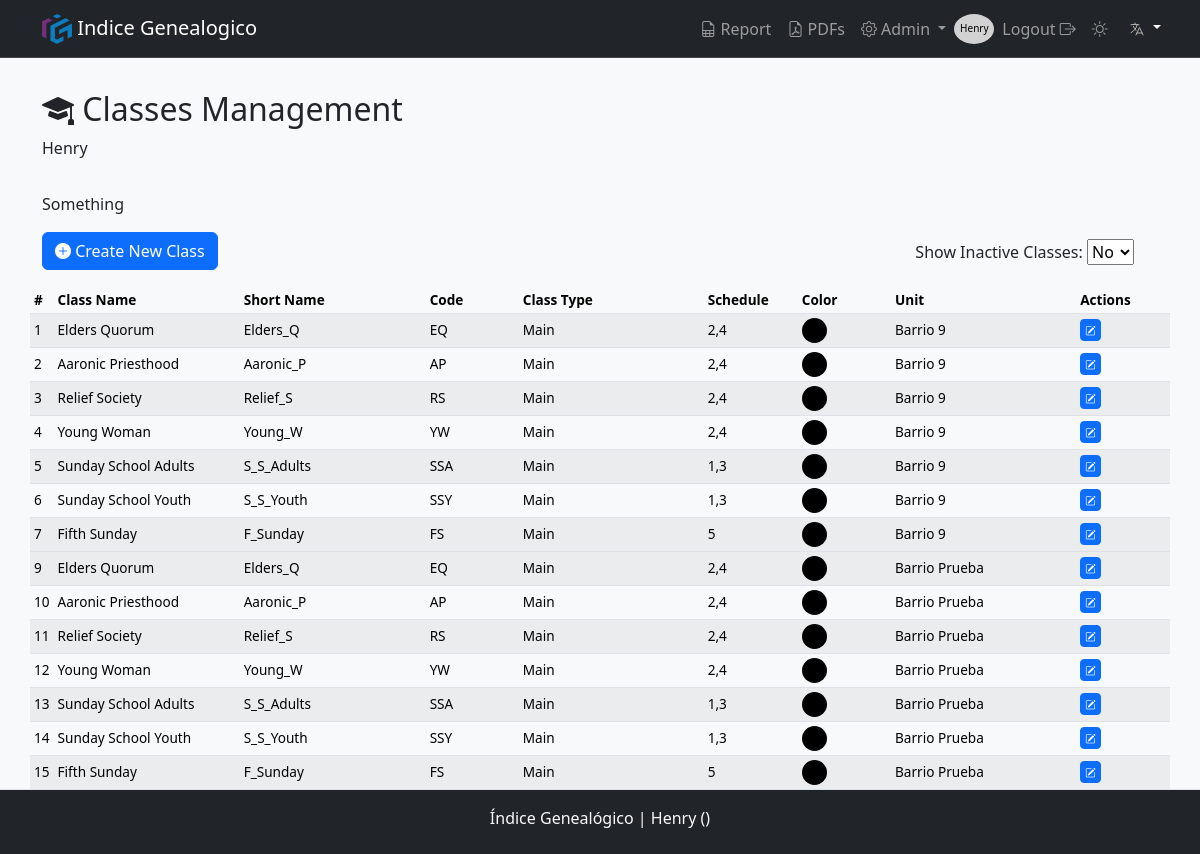
The page /classes (signed in) on the database as committed earlier.
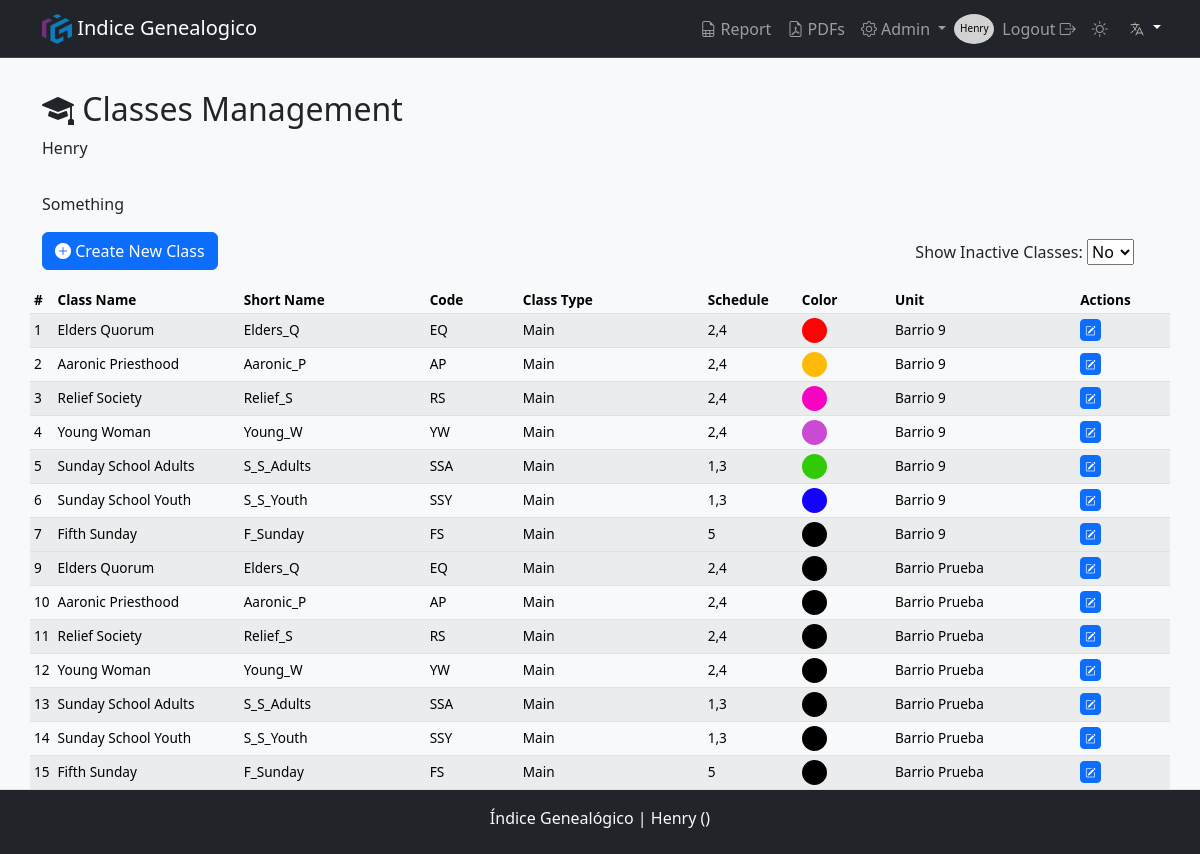
The same page on the database as committed later.
### models.py (models this page shows, shortened)
class User(db.Model, UserMixin):
    __tablename__ = 'users'
    id                = db.Column(db.Integer, primary_key=True)
    username          = db.Column(db.String(80), nullable=False, unique=True)
    email             = db.Column(db.String(120), unique=True)
    name              = db.Column(db.String(20), nullable=False)
    lastname          = db.Column(db.String(20), nullable=False)
    password_hash     = db.Column(db.String(128), nullable=False)
    role              = db.Column(db.String(10), nullable=False, default='User')  # Puede ser 'Owner', 'Admin', 'User'
    is_active         = db.Column(db.Boolean, default=True)
    meeting_center_id = db.Column(db.Integer, db.ForeignKey('meeting_center.id'), nullable=False)  # Clave foránea
    organization_id   = db.Column(db.Integer, db.ForeignKey('organization.id'), nullable=False)  # Clave foránea

class Classes(db.Model):
    __tablename__     = 'classes'
    id                = db.Column(db.Integer, primary_key=True)
    class_name        = db.Column(db.String(50), nullable=False)
    short_name        = db.Column(db.String(20), nullable=False)
    class_code        = db.Column(db.String(10), nullable=False)
    class_type        = db.Column(db.String(10), nullable=False, default='Extra')
    schedule          = db.Column(db.String(10), nullable=True)
    is_active         = db.Column(db.Boolean, nullable=False, default=True)
    class_color       = db.Column(db.String(7), nullable=True, default="#000000")
    meeting_center_id = db.Column(db.Integer, db.ForeignKey('meeting_center.id'), nullable=False)
    attendances       = db.relationship('Attendance', backref=db.backref('classes', lazy=True), cascade="all, delete-orphan")
    __table_args__    = (
        UniqueConstraint('class_code', 'meeting_center_id', name='uq_class_code_meeting_center'),
        UniqueConstraint('class_name', 'meeting_center_id', name='uq_class_name_meeting_center'),
        UniqueConstraint('short_name', 'meeting_center_id', name='uq_short_name_meeting_center'),
    )
    def delete(self):
        if self.attendances:
            raise ValueError(_('Cannot delete a class with registered attendance.'))
        db.session.delete(self)

class MeetingCenter(db.Model):
    __tablename__ = 'meeting_center'
    id                 = db.Column(db.Integer, primary_key=True)
    unit_number        = db.Column(db.Integer, unique=True, nullable=False)
    name               = db.Column(db.String(50), nullable=False)
    short_name         = db.Column(db.String(20), nullable=False)
    city               = db.Column(db.String(50), nullable=True)
    start_time         = db.Column(db.Time, nullable=True)
    end_time           = db.Column(db.Time, nullable=True)
    is_restricted      = db.Column(db.Boolean, default=False)
    grace_period_hours = db.Column(db.Integer, nullable=True, default=0)
    attendances        = db.relationship('Attendance', backref=db.backref('meeting_center', lazy=True), cascade="all, delete-orphan")
    users              = db.relationship('User',       backref=db.backref('meeting_center', lazy=True), cascade="all, delete-orphan")
    classes            = db.relationship('Classes',    backref=db.backref('meeting_center', lazy=True), cascade="all, delete-orphan")
    def delete(self):
        if self.attendances:
            raise ValueError(_('Cannot delete a church unit with registered attendance.'))
        db.session.delete(self)

### routes.py (the view)
@bp.route('/classes', methods=['GET'])
@role_required('Admin', 'Super', 'Owner')
def classes():
    role = session.get('role')
    meeting_center_id = get_meeting_center_id()
    query = db.session.query(
        Classes.id,
        Classes.class_name,
        Classes.short_name,
        Classes.class_code,
        Classes.class_type,
        Classes.schedule,
        Classes.is_active,
        Classes.class_color,
        MeetingCenter.short_name.label('meeting_short_name')
        ).join(MeetingCenter, Classes.meeting_center_id == MeetingCenter.id)
    if role == 'Admin':
        query = query.filter(Classes.meeting_center_id == meeting_center_id)
    elif role == 'Owner':
        pass
    classes = query.all()
    return render_template('classes.html', classes=classes)

### app.py (called while the page is built)
def get_locale():
    lang = request.args.get('lang')
    if lang and lang in Config.LANGUAGES:
        session['lang'] = lang  # Guarda el idioma en la sesión
        return lang
    if 'lang' in session and session['lang'] in Config.LANGUAGES:
        return session['lang']
    return request.accept_languages.best_match(Config.LANGUAGES)

def create_app():
    app = Flask(__name__)
    app.config.from_object(Config)
    db.init_app(app)
    Migrate(app, db)
    babel = Babel(app, locale_selector=get_locale)
    app.register_blueprint(routes_blueprint)
    @app.context_processor
    def inject_utilities():
        return {
            'get_locale': get_locale,
            'format_datetime': format_datetime,  # Asegura que esté disponible en las plantillas
        }
    return app

### routes.py (called while the page is built)
@bp.before_request
def load_user():
    user_id = session.get('user_id')
    if user_id:
        g.user = User.query.get(user_id)  # Asumiendo que tienes un modelo `User`
    else:
        g.user = None

### utils.py (called while the page is built)
def role_required(*roles):
    def decorator(f):
        @wraps(f)
        def decorated_function(*args, **kwargs):
            if g.user is None:  # Si no está autenticado, lo redirigimos a login
                return redirect(url_for('routes.login', next=request.url))
            user_role = session.get('role')  # Suponiendo que el rol se almacena en la sesión
            if user_role not in roles:
                flash(_('You do not have permission to perform this action.'), 'danger')
                return redirect(url_for('routes.login'))  # O podrías redirigir a otra página
            return f(*args, **kwargs)
        return decorated_function
    return decorator

def get_meeting_center_id():
    if session.get('role') == 'Owner':
        return session.get('meeting_center_id', 'all')  # 'all' si no está definido
    return session.get('meeting_center_id')  # Para otros roles

### templates/classes.html (shortened to what this page needs)
{% extends "layout.html" %}
{% block pageTitle %}<i class="bi bi-mortarboard-fill"></i>  {{ _('Classes Management') }}{% endblock %}
{% block content %}
<div class="col-xl-8">
  <p class="mb-3">
    {{ _("Something") }}
  </p>
</div>
<div class="row d-flex justify-content-between">
  <div class="col-auto">
    <a class="btn btn-primary" href="{{ url_for('routes.create_class') }}"><i class="bi bi-plus-circle-fill"></i>  {{ _('Create New Class') }}</a>
  </div>
  <form class="col-auto" id="toggleInactiveClasses" method="POST" action="/attendances">
    <div class="form-inline mb-3">
      <label class="my-2 mr-2 col-auto" for="inactive_classes_toggle">{{ _('Show Inactive Classes:') }}</label>
      <select class="custom-select my-1 mr-sm-2" id="inactive_classes_toggle" onchange="toggleInactiveClasses()">
          <option value="false">{{ _('No') }}</option>
      </select>
    </div>
  </form>
</div>
<table class="table table-striped table-sm pb-5">
  <thead class="thead-dark">
    <tr>
      <th scope="col">#</th>
      <th scope="col">{{ _('Class Name') }}</th>
      <th scope="col" class="d-none d-md-table-cell">{{ _('Short Name') }}</th>
      <th scope="col" class="d-none d-md-table-cell">{{ _('Code') }}</th>
      <th scope="col">{{ _('Class Type') }}</th>
      <th scope="col">{{ _('Schedule') }}</th>
      <th scope="col" class="d-none d-lg-table-cell">{{ _('Color') }}</th>
      <th scope="col" class="d-none d-lg-table-cell">{{ _('Unit') }}</th>
      <th scope="col">{{ _('Actions') }}</th>
    </tr>
  </thead>
  <tbody>
    {% for class in classes %}
      <tr class="class-row" data-is-active="{{ 'true' if class.is_active else 'false' }}">
        <td scope="row">{{ loop.index }}</td>
        <td class="col-md-2">{{ _(class.class_name) }}</td>
        <td class="col-md-2 d-none d-md-table-cell">{{ _(class.short_name) }}</td>
        <td class="col-md-1 d-none d-md-table-cell">{{ _(class.class_code)}}</td>
        <td class="col-md-2">{{ _(class.class_type)}}</td>
        <td class="col-md-1">{{ class.schedule}}</td>
        <td style="color: {{ class.class_color }};" class="col-md-1 d-none d-lg-table-cell"><div class="class_color" style="background-color: {{ class.class_color }};"></div></td>
        <td class="col-md-2 d-none d-lg-table-cell dot-1">{{ class.meeting_short_name}}</td>
        <td class="col-md-2">
          <a type="button" class="btn btn-primary btn-sm" data-toggle="tooltip" title="Edit class" href="{{ url_for('routes.update_class', id=class.id) }}">
            <i class="bi bi-pencil-square"></i>
          </a>
        </td>
      </tr>
    {% endfor%}
  </tbody>
</table>
{% endblock %}

### templates/layout.html (shortened to what this page needs)
<!DOCTYPE html>
<html lang="en">
<head>
    {% include 'partials/head.html' %}
</head>
<body class="{{ 'logged-in' if session['user_id'] else '' }}">
    <header>
        {% include 'partials/navbar.html' %}
    </header>
    <main  class="pb-5">
        <div class="container">
            <div class="row">
                <h2>{% block pageTitle %}{% endblock %}</h2>
                <p class="mb-3">{{ session['meeting_center_name'] if request.endpoint != 'routes.admin' and request.endpoint != 'routes./' else ''}}</p>
                {% block content %} {% endblock %}
            </div>
        </div>
    </main>
    {% if session['user_id'] %}
    <footer>
        {% include 'partials/footer.html' %}
    </footer>
    {% endif %}
</body>
</html>

### templates/partials/head.html (shortened to what this page needs)
<link href="https://cdn.jsdelivr.net/npm/bootstrap@5.3.3/dist/css/bootstrap.min.css" rel="stylesheet">
<link rel="stylesheet" href="https://use.fontawesome.com/releases/v5.8.2/css/all.css"/>
<link rel="stylesheet" href="{{ url_for('static', filename='/css/styles.css') }}"/>
<link rel="stylesheet" href="https://cdn.jsdelivr.net/npm/bootstrap-icons@1.11.3/font/bootstrap-icons.min.css">

### templates/partials/navbar.html (shortened to what this page needs)
<nav class="navbar navbar-expand-lg bg-dark border-bottom border-body sticky-top z-3" data-bs-theme="dark">
    <div class="container">
        <a class="navbar-brand" href="#">
            <img src="{{ url_for('static', filename='/img/favicon/android-chrome-512x512.png') }}" alt="Logo" width="30" height="30"
                class="d-inline-block align-text-top">
            Indice Genealogico
        </a>
            <div class="collapse navbar-collapse" id="navbarNav">
                <ul class="navbar-nav">
                    {% if session['user_id'] %}
                        {% if session['role'] != 'Operator'%}
                            <li class="nav-item"><a class="nav-link {{ 'active' if request.endpoint == 'routes.attendance_report' else '' }}" href="{{ url_for('routes.attendance_report') }}"><i class="bi bi-file-earmark-spreadsheet"></i> {{ _('Report') }}</a></li>
                            <li class="nav-item"><a class="nav-link {{ 'active' if request.endpoint == 'routes.list_pdfs' else '' }}" href="{{ url_for('routes.list_pdfs') }}"><i class="bi bi-file-earmark-pdf"></i>  PDFs</a></li>
                            {% if session['role'] in ['Owner', 'Admin', 'Super'] %}
                            <li class="nav-item dropdown">
                                <a class="nav-link dropdown-toggle" href="#" id="navbarDropdown" role="button" data-toggle="dropdown" aria-haspopup="true" aria-expanded="false">
                                    <i class="bi bi-gear"></i> {{ 'Admin' }}
                                </a>
                            </li>
                        {% endif %}
                        {% endif %}
                        <div class="circle">
                            <p style="font-size: 10px; display:block; padding-top: 15px;">{{ session['user_name'] }}</p>
                        </div>
                        <li class="nav-item"><a class="nav-link" href="{{ url_for('routes.logout') }}"></i>{{ _('Logout') }}  <i class="bi bi-box-arrow-right"></i></a></i></li>
                    {% else %}
                    {% if request.endpoint != 'routes.login' %}
                        <li class="nav-item"><a class="nav-link" href="{{ url_for('routes.login') }}"><i class="bi bi-box-arrow-in-right"></i> {{ _('Login') }}</a></li>
                    {% endif %}
                    {% endif %}
                    <li class="nav-item"><a class="nav-link"  id="themeSwitcher" href=""></a></li>
                    <div class="dropdown">
                        <button class="btn btn-dark dropdown-toggle" type="button" id="languageDropdown" data-bs-toggle="dropdown" aria-expanded="false">
                            <img class="langSelector"src="{{ url_for('static', filename='img/flags/lang.svg') }}" alt="{{ get_locale() }}" class="flag-icon">
                        </button>
                    </div>
                </ul>
            </div>
        </div>
</nav>

### templates/partials/footer.html (shortened to what this page needs)
<footer class="footer bg-dark text-center text-lg-start fixed-bottom mt-5 border-top py-2 d-none d-sm-block">
    <div class="text-center text-light">
        <p class="text-light pt-2"> Índice Genealógico |
            <span id="meetingCenterInfo">
                {% if session['user_id'] %}
                    {{ session['meeting_center_name'] }} ({{ session['meeting_center_number']}})
                {% else %}
                    Please log in.
                {% endif %}
            </span>
        </p>
    </div>
</footer>

### static/css/styles.css (style rules this page uses)
body { display: flex; min-height: 100vh; flex-direction: column; }
main { flex: 1; }
.navbar-collapse { -ms-flex-positive: 0; flex-grow: 0; }
.circle { border-radius: 50%; width: 40px; height: 30px; background-color: #d2d2d2; color: black; display: flex; justify-content: center; align-items: center; margin-top: 5px; }
.dot-1 { overflow: hidden; display: -webkit-box; -webkit-box-orient: vertical; -webkit-line-clamp: 1; }
.class_color { display: inline-block; width: 25px; height: 25px; border-radius: 50%; vertical-align: middle; }
[data-bs-theme="light"] { --bs-body-bg: #f8f9fa; --bs-body-color: #212529; --bs-link-color: #0d6efd; --bs-border-color: #dee2e6; --bs-btn-bg: #e9ecef; --bs-btn-hover-bg: #d6d8db; }
[data-bs-theme="dark"] { --bs-body-bg: #121212; --bs-body-color: #e9ecef; --bs-link-color: #66b2ff; --bs-border-color: #444; }
td button[type="button"], td a[type="button"] { padding: 4px; font-size: 0.65rem; line-height: 1; }
td button[type="button"] i, td a[type="button"] i { font-size: 0.65rem; padding: 0; line-height: 1; vertical-align: middle; }
table { font-size: 0.85rem; }
table th, table td { padding: 4px 8px; line-height: 1.2; vertical-align: middle; }
table th { font-weight: 600; }
.langSelector { color: #b5b5ac; }

Rows that differ between the two databases and show on the page:
changed Classes (number 1 of 14 on the later page): class_color "#000000" → "#fb0404" (drawn)
changed Classes (number 2 of 14 on the later page): class_color "#000000" → "#fdbb08" (drawn)
changed Classes (number 3 of 14 on the later page): class_color "#000000" → "#f604c2" (drawn)
changed Classes (number 4 of 14 on the later page): class_color "#000000" → "#ca4ad3" (drawn)
changed Classes (number 5 of 14 on the later page): class_color "#000000" → "#31ca07" (drawn)
changed Classes (number 6 of 14 on the later page): class_color "#000000" → "#1303fc" (drawn)
